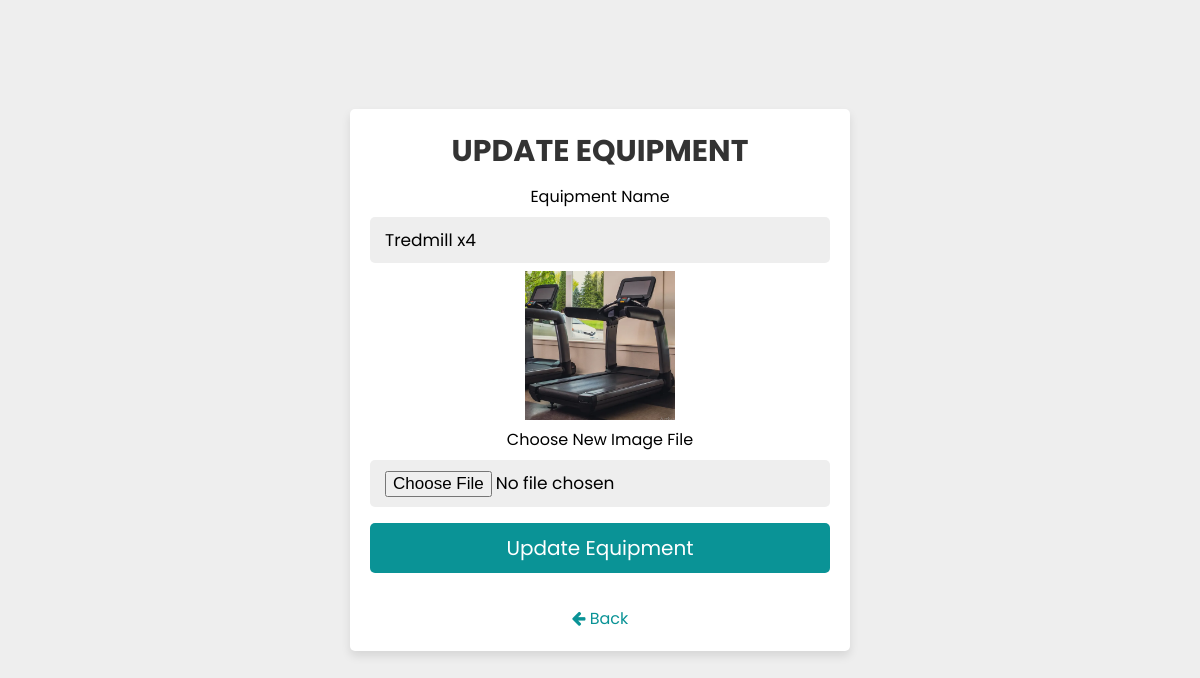
/admin/actions/update_equipments.php?equipID=158, run on the app's committed database.
### tables this page shows
CREATE TABLE IF NOT EXISTS `equipments` (
  `equipID` int(10) UNSIGNED NOT NULL AUTO_INCREMENT,
  `e_name` varchar(50) NOT NULL,
  `e_img` varchar(100) DEFAULT NULL,
  PRIMARY KEY (`equipID`)
);

### admin/actions/update_equipments.php (the view, shortened to what this page needs)
<?php
include("../../partials/dbconnect.php");
if(isset($_GET['equipID'])) {
  $equipID = $_GET['equipID'];
  $stmt1 = $conn->prepare("SELECT * FROM equipments WHERE equipID = ?");
  $stmt1->bind_param("i", $equipID);
  $stmt1->execute();
  $result = $stmt1->get_result();
  $row = $result->fetch_assoc();
  $current_e_name = $row['e_name'];
  $current_e_img = $row['e_img'];
}
?>
<!DOCTYPE html>
<html lang="en">
<head>
  <link rel="stylesheet" href="add.css">
  <link rel="stylesheet" href="https://cdnjs.cloudflare.com/ajax/libs/font-awesome/4.7.0/css/font-awesome.min.css">
</head>
<body>
<div class="form-container">
  <form method="post" enctype="multipart/form-data">
    <h3>Update Equipment</h3>
    <label for="new_e_name">Equipment Name</label>
    <input type="text" name="new_e_name" value="<?php echo $current_e_name;?>">
    <div id="current_image">
    <?php
      if($current_e_img != "No image"){
      ?>
      <img src="<?php echo SITEURL; ?>img/equipments/<?php echo $current_e_img; ?>" width="150px">
      <?php
      }
      else
      {
        echo "<div style='color:red;'>Currently no image is added.</div>";
      }
    ?>
    </div>
    <label for="new_e_img">Choose New Image File</label>
    <input type="file" name="new_e_img" >
    <input type="submit" value="Update Equipment" class="form-btn"><br><br>
    <a href="../equipments.php"><i class="fa fa-arrow-left" aria-hidden="true"></i> Back</a>
  </form>
</div>
</body>
</html>

### admin/actions/add.css (style rules this page uses)
* { font-family: 'Poppins', sans-serif; margin:0; padding:0; box-sizing: border-box; outline: none; border:none; text-decoration: none; }
.form-container { min-height: 100vh; display: flex; align-items: center; justify-content: center; padding:20px; padding-bottom: 60px; background: #eee; }
.form-container form { padding:20px; border-radius: 5px; box-shadow: 0 5px 10px rgba(0,0,0,.1); background: #fff; text-align: center; width: 500px; }
.form-container form h3 { font-size: 30px; text-transform: uppercase; margin-bottom: 10px; color:#333; }
.form-container form input, .form-container form select { width: 100%; padding:10px 15px; font-size: 17px; margin:8px 0; background: #eee; border-radius: 5px; }
.form-container form .form-btn { background-color: #AE2012; color: white; text-transform: capitalize; font-size: 20px; }
i { color:#AE2012; }
a { color:#AE2012; }

### admin/actions/update_equipments.php (style rules this page uses)
.form-container form .form-btn { background-color: #0A9396; }
i { color:#0A9396; }
a { color:#0A9396; }

### data on the page
equipments: new_e_name "Tredmill x4", e_img (picture)
